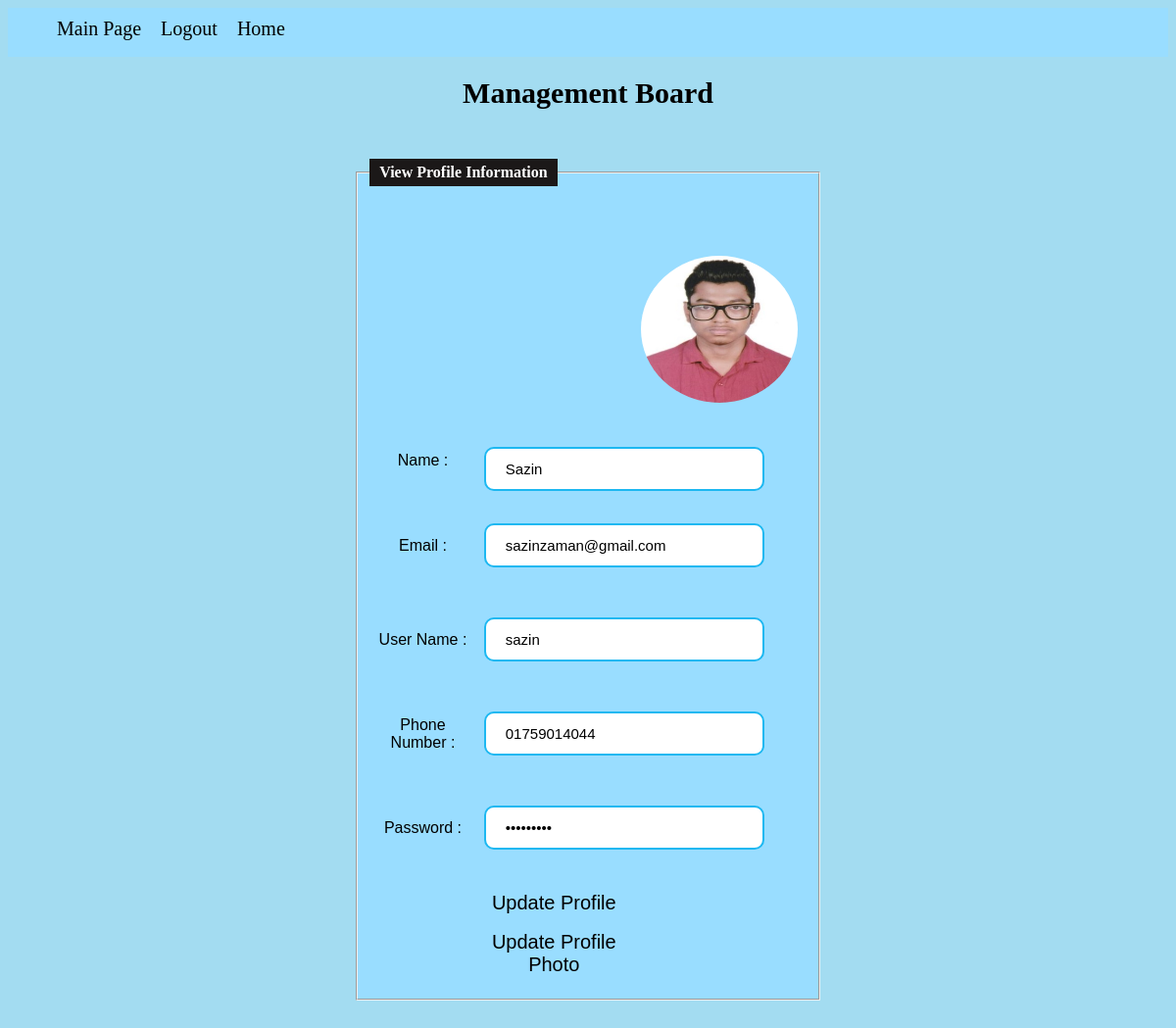
/Management/View/Profile.php (signed in), run on the app's committed database.
### tables this page shows
CREATE TABLE `management` (
  `Id` int(100) NOT NULL,
  `Name` varchar(100) NOT NULL,
  `Email` varchar(100) NOT NULL,
  `Gender` varchar(100) NOT NULL,
  `Username` varchar(100) NOT NULL,
  `Password` varchar(100) NOT NULL,
  `Contact` varchar(100) NOT NULL,
  `Photo` varchar(200) NOT NULL
);

### Management/Model/db.php (called while the page is built, shortened)
<?php
class db{
function ShowData($conn,$User)
{
    $result = $conn->query("SELECT * FROM management WHERE Username='". $User."' AND Username='". $User."'");
    return $result;
}
}

### Management/View/Profile.php (the view, shortened to what this page needs)
<?php
include("header.php");
include("../Model/db.php");
?>
<?php
$Email=$User=$Phone=$Address=$Date=$photo=$Speciality="";
$Image="";
$connection = new db();
$conobj=$connection->OpenCon();
$userQuery=$connection->ShowData($conobj,$_SESSION["Username"]);
if ($userQuery->num_rows > 0) {
    while($row = $userQuery->fetch_assoc()) {
      $Name=$row["Name"];
      $Email=$row["Email"];
      $User=$row["Username"];
      $Pass=$row["Password"];
      $Phone=$row["Contact"];
      $Image=$row["Photo"];
  }
}
?>
<!DOCTYPE html>
<html>
<head>
<div class = 'header sticky'>
<link rel="stylesheet" type="text/css" href="../CSS/Design2.css">
<center><h1 font color='white'> Management Board</h1> </center>
</div>
</head>
<body style="background-color:#a3dcf1;">
    <form method="post" action="" enctype="multipart/form-data">
       <fieldset>
    <legend><b>View Profile Information</b></legend><br>
          <table>
            <tr>
                <td></td>
                <td></td>
                <td>
                <a href="Profile.php"> <img src="<?php echo $Image;?>" height="150" width="200" style="border-radius: 60%;"></a>
                </td>
            </tr>
            <tr>
                <td>Name : <br><br></td>
                <td> <input type="text" name="name" class="form-control" value="<?php echo $Name; ?>" readonly/> </td>
                <br><br>
            </tr>
            <tr>
                <td>
                <label>Email :<br><br> </label></td>
                <td>  <input type="text" name="email" class="form-control" value="<?php echo $Email; ?>"readonly/><br><br> </td>
            </tr>
            <tr>
                <td>
                <label>User Name : <br><br></label></td>
                <td> <input type="text" name="userName" class="form-control" value="<?php echo $User; ?>" readonly/><br><br> </td>
            </tr>
            <tr>
                <td>
                <label>Phone Number : <br><br></label></td>
                <td> <input type="text" name="phone" class="form-control" value="<?php echo $Phone; ?>" readonly/><br><br> </td>
            </tr>
            <tr>
                <td>
                <label>Password : <br><br></label></td>
                <td> <input type="password" name="password" class="form-control" value="<?php echo $Pass;?>"readonly/><br> <br></td>
            </tr>
            <tr>
                <td></td>
                <td class="btn">
               <a href="UpdateProfile.php">Update Profile</a>
                </td>
            </tr>
            <tr>
                <td></td>
                <td class="btn">
               <a href="UpdatePhoto.php">Update Profile Photo</a>
                </td>
            </tr>
            </table>
        </fieldset>
    </form>
    <br />
</body>
</html>

### Doctor/Asset/CSS/Design2.css (style rules this page uses)
a { text-decoration:none; }
.header h1 { font-size: 30px; }
input[type=text], select { width: 200%; padding: 12px 20px; margin: 8px 0; display: inline-block; box-sizing: border-box; border: none; border-radius:10px; border: 2px solid #1db8f1; }
input[type=password], select { width: 200%; padding: 12px 20px; margin: 8px 0; display: inline-block; border-radius: 10px; border: none; border: 2px solid #1db8f1; box-sizing: border-box; }
img { display: block; margin-left: auto; margin-right: auto; width: 20%; }
fieldset { background-color: #a3dcf1; display: block; margin-left: 400px; margin-right: 400px; padding-top: 0.5em; padding-bottom: 0.9em; }
legend { background-color: rgb(27, 24, 24); color: white; padding: 5px 10px; }
img { display: block; margin-left: auto; -right: -200px; width: 20%; }

### Management/View/header.php (style rules this page uses)
a { text-decoration:none; font-size:20px; color:Black; margin-top:10px; }
table { font-family: arial, sans-serif; border-collapse: collapse; width: 100%; }
td { border: 1px solid #99ddff; text-align: left; padding: 8px; }
tr:nth-child(even) { background-color:#99ddff ; }
td { text-align: center; }
input { border-radius:5px; border:none; }

### Management/View/Profile.php (style rules this page uses)
fieldset { margin-left:30%; margin-right:30%; margin-top:50px; background-color: #99ddff; }
input { border-radius:5px; font-size:15px; }
a { color:black; }
img { border-radius:50px; width:160px; margin-bottom:20px; }
input { border:none; }

### data on the page
management: Photo (picture), name "Sazin", email "sazinzaman@gmail.com", userName "sazin", phone "01759014044"
